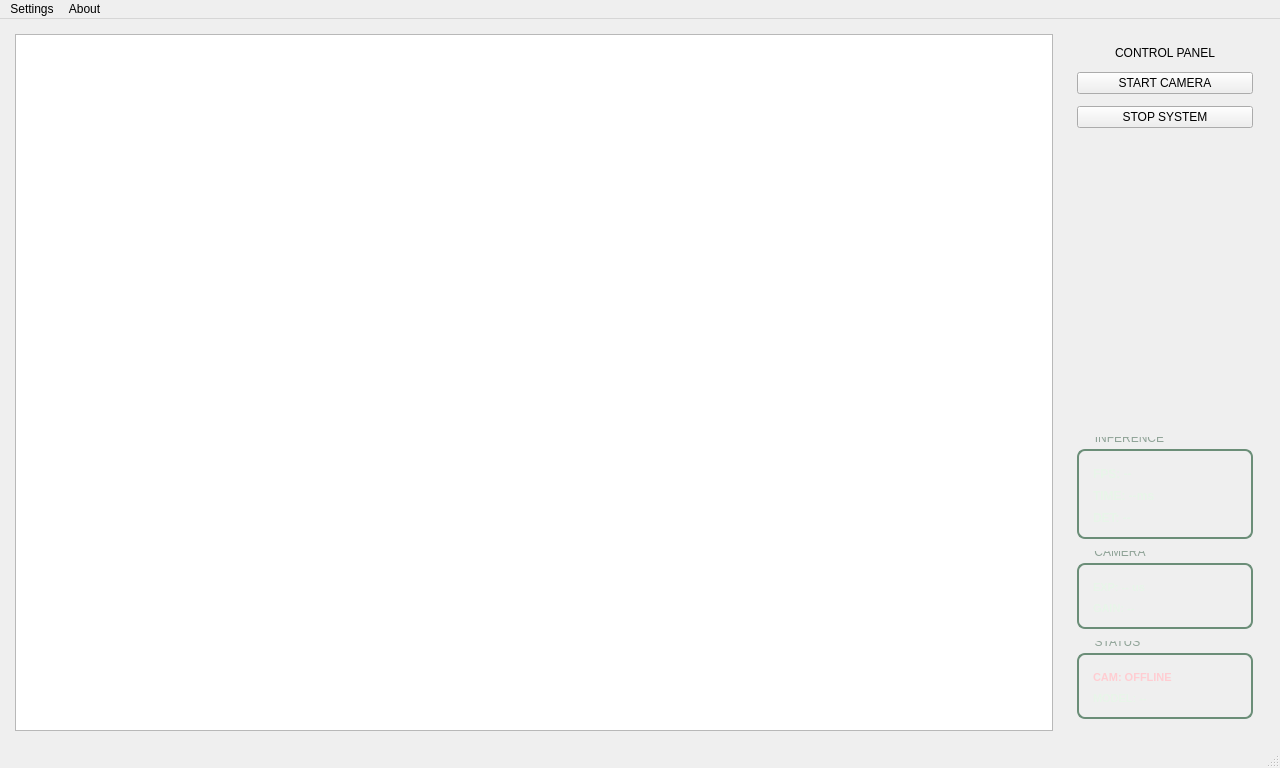
<?xml version="1.0" encoding="UTF-8"?>
<ui version="4.0">
 <class>MainWindow</class>
 <widget class="QMainWindow" name="MainWindow">
  <property name="geometry">
   <rect>
    <x>0</x>
    <y>0</y>
    <width>1280</width>
    <height>768</height>
   </rect>
  </property>
  <property name="windowTitle">
   <string>YOLOv12 智能视觉监控核心</string>
  </property>
  <property name="styleSheet">
  </property>
  <widget class="QWidget" name="centralwidget">
   <layout class="QHBoxLayout" name="horizontalLayout" stretch="8,2">
    <property name="spacing">
     <number>12</number>
    </property>
    <property name="leftMargin">
     <number>15</number>
    </property>
    <property name="topMargin">
     <number>15</number>
    </property>
    <property name="rightMargin">
     <number>15</number>
    </property>
    <property name="bottomMargin">
     <number>15</number>
    </property>
    <item>
     <widget class="QGraphicsView" name="imageView">
      <property name="sizePolicy">
       <sizepolicy hsizetype="Expanding" vsizetype="Expanding">
        <horstretch>0</horstretch>
        <verstretch>0</verstretch>
       </sizepolicy>
      </property>
      <property name="minimumSize">
       <size>
        <width>640</width>
        <height>480</height>
       </size>
      </property>
     </widget>
    </item>
    <item>
     <widget class="QFrame" name="controlPanel">
      <property name="sizePolicy">
       <sizepolicy hsizetype="Fixed" vsizetype="Expanding">
        <horstretch>0</horstretch>
        <verstretch>0</verstretch>
       </sizepolicy>
      </property>
      <property name="minimumSize">
       <size>
        <width>200</width>
        <height>0</height>
       </size>
      </property>
      <layout class="QVBoxLayout" name="verticalLayout_2">
       <property name="spacing">
        <number>12</number>
       </property>
       <property name="leftMargin">
        <number>12</number>
       </property>
       <property name="topMargin">
        <number>12</number>
       </property>
       <property name="rightMargin">
        <number>12</number>
       </property>
       <property name="bottomMargin">
        <number>12</number>
       </property>
       <item>
        <widget class="QLabel" name="label_title">
         <property name="styleSheet">
          <string/>
         </property>
         <property name="text">
          <string>CONTROL PANEL</string>
         </property>
         <property name="alignment">
          <set>Qt::AlignCenter</set>
         </property>
        </widget>
       </item>
       <item>
        <widget class="QPushButton" name="btnOpen">
         <property name="text">
          <string>START CAMERA</string>
         </property>
        </widget>
       </item>
       <item>
        <widget class="QPushButton" name="btnClose">
         <property name="text">
          <string>STOP SYSTEM</string>
         </property>
        </widget>
       </item>
       <item>
        <spacer name="verticalSpacer">
         <property name="orientation">
          <enum>Qt::Vertical</enum>
         </property>
         <property name="sizeHint" stdset="0">
          <size>
           <width>20</width>
           <height>15</height>
          </size>
         </property>
        </spacer>
       </item>
       <item>
        <widget class="QGroupBox" name="groupBox_infer">
         <property name="styleSheet">
          <string notr="true">QGroupBox { border: 2px solid #6B8E78; border-radius: 8px; margin-top: 12px; } QGroupBox::title { color: #8FA397; font-family: 'Consolas'; font-size: 11px; font-weight: bold; subcontrol-origin: margin; left: 10px; padding: 0 6px; top: -6px; }</string>
         </property>
         <property name="title">
          <string>INFERENCE</string>
         </property>
         <layout class="QVBoxLayout" name="verticalLayout_4">
          <property name="spacing">
           <number>8</number>
          </property>
          <property name="leftMargin">
           <number>14</number>
          </property>
          <property name="topMargin">
           <number>16</number>
          </property>
          <property name="rightMargin">
           <number>14</number>
          </property>
          <property name="bottomMargin">
           <number>12</number>
          </property>
          <item>
           <widget class="QLabel" name="label_fps">
            <property name="styleSheet">
             <string notr="true">color: #E8F5E9; font-family: 'Consolas'; font-size: 12px; font-weight: 600;</string>
            </property>
            <property name="text">
             <string>FPS: --</string>
            </property>
           </widget>
          </item>
          <item>
           <widget class="QLabel" name="label_inferTime">
            <property name="styleSheet">
             <string notr="true">color: #E8F5E9; font-family: 'Consolas'; font-size: 12px; font-weight: 600;</string>
            </property>
            <property name="text">
             <string>TIME: --ms</string>
            </property>
           </widget>
          </item>
          <item>
           <widget class="QLabel" name="label_detCount">
            <property name="styleSheet">
             <string notr="true">color: #E8F5E9; font-family: 'Consolas'; font-size: 12px; font-weight: 600;</string>
            </property>
            <property name="text">
             <string>DET: --</string>
            </property>
           </widget>
          </item>
         </layout>
        </widget>
       </item>
       <item>
        <widget class="QGroupBox" name="groupBox_camera">
         <property name="styleSheet">
          <string notr="true">QGroupBox { border: 2px solid #6B8E78; border-radius: 8px; margin-top: 12px; } QGroupBox::title { color: #8FA397; font-family: 'Consolas'; font-size: 11px; font-weight: bold; subcontrol-origin: margin; left: 10px; padding: 0 6px; top: -6px; }</string>
         </property>
         <property name="title">
          <string>CAMERA</string>
         </property>
         <layout class="QVBoxLayout" name="verticalLayout_5">
          <property name="spacing">
           <number>8</number>
          </property>
          <property name="leftMargin">
           <number>14</number>
          </property>
          <property name="topMargin">
           <number>16</number>
          </property>
          <property name="rightMargin">
           <number>14</number>
          </property>
          <property name="bottomMargin">
           <number>12</number>
          </property>
          <item>
           <widget class="QLabel" name="label_exp">
            <property name="styleSheet">
             <string notr="true">color: #E8F5E9; font-family: 'Consolas'; font-size: 11px; font-weight: 500;</string>
            </property>
            <property name="text">
             <string>EXP: -- us</string>
            </property>
           </widget>
          </item>
          <item>
           <widget class="QLabel" name="label_gain">
            <property name="styleSheet">
             <string notr="true">color: #E8F5E9; font-family: 'Consolas'; font-size: 11px; font-weight: 500;</string>
            </property>
            <property name="text">
             <string>GAIN: --</string>
            </property>
           </widget>
          </item>
         </layout>
        </widget>
       </item>
       <item>
        <widget class="QGroupBox" name="groupBox_status">
         <property name="styleSheet">
          <string notr="true">QGroupBox { border: 2px solid #6B8E78; border-radius: 8px; margin-top: 12px; } QGroupBox::title { color: #8FA397; font-family: 'Consolas'; font-size: 11px; font-weight: bold; subcontrol-origin: margin; left: 10px; padding: 0 6px; top: -6px; }</string>
         </property>
         <property name="title">
          <string>STATUS</string>
         </property>
         <layout class="QVBoxLayout" name="verticalLayout_6">
          <property name="spacing">
           <number>8</number>
          </property>
          <property name="leftMargin">
           <number>14</number>
          </property>
          <property name="topMargin">
           <number>16</number>
          </property>
          <property name="rightMargin">
           <number>14</number>
          </property>
          <property name="bottomMargin">
           <number>12</number>
          </property>
          <item>
           <widget class="QLabel" name="label_camStatus">
            <property name="styleSheet">
             <string notr="true">color: #FFCDD2; font-family: 'Consolas'; font-size: 11px; font-weight: 600;</string>
            </property>
            <property name="text">
             <string>CAM: OFFLINE</string>
            </property>
           </widget>
          </item>
          <item>
           <widget class="QLabel" name="label_model">
            <property name="styleSheet">
             <string notr="true">color: #E8F5E9; font-family: 'Consolas'; font-size: 11px; font-weight: 600;</string>
            </property>
            <property name="text">
             <string>MODEL: --</string>
            </property>
           </widget>
          </item>
         </layout>
        </widget>
       </item>
      </layout>
     </widget>
    </item>
   </layout>
  </widget>
  <widget class="QMenuBar" name="menubar">
   <property name="geometry">
    <rect>
     <x>0</x>
     <y>0</y>
     <width>1280</width>
     <height>32</height>
    </rect>
   </property>
   <widget class="QMenu" name="menu">
    <property name="title">
     <string>Settings</string>
    </property>
    <addaction name="actionOfflineInfer"/>
    <addaction name="actionOfflineVerify"/>
    <addaction name="actionSysConfig"/>
    <addaction name="separator"/>
   </widget>
   <widget class="QMenu" name="menuAbout">
    <property name="title">
     <string>About</string>
    </property>
    <addaction name="actionversion"/>
   </widget>
   <addaction name="menu"/>
   <addaction name="menuAbout"/>
  </widget>
  <widget class="QStatusBar" name="statusbar"/>
  <action name="btnOpen_2">
   <property name="text">
    <string>打开相机</string>
   </property>
  </action>
  <action name="action_3">
   <property name="text">
    <string>打开图片</string>
   </property>
  </action>
  <action name="action_4">
   <property name="text">
    <string>关闭相机</string>
   </property>
  </action>
  <action name="actionOfflineInfer">
   <property name="text">
    <string>Offline Infer</string>
   </property>
  </action>
  <action name="actionOfflineVerify">
   <property name="text">
    <string>Offline Verify</string>
   </property>
  </action>
  <action name="actionSysConfig">
   <property name="text">
    <string>System Config</string>
   </property>
  </action>
  <action name="actionversion">
   <property name="text">
    <string>version</string>
   </property>
  </action>
 </widget>
 <resources/>
 <connections/>
</ui>
